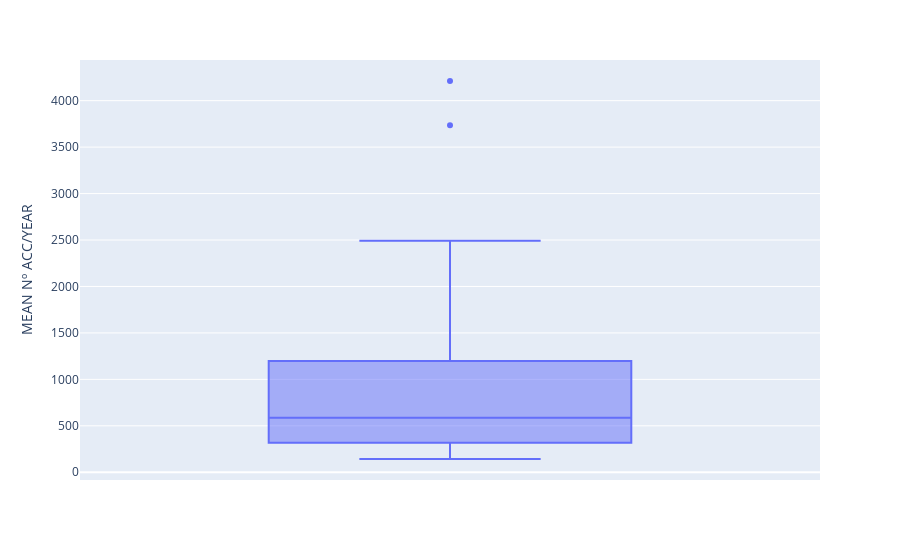

Notebook code for this chart:
### Code cell
fig = px.box(acc_BE_arr, y="MEAN Nº ACC/YEAR")
fig.show()

### Figure 1 — Plotly figure (JSON) as saved in the notebook; plotly's stock layout.template omitted (floating-point values rounded to 4 significant figures)
{"data": [{"alignmentgroup": "True", "hovertemplate": "MEAN Nº ACC/YEAR=%{y}<extra></extra>", "legendgroup": "", "marker": {"color": "#636efa"}, "name": "", "notched": false, "offsetgroup": "", "orientation": "v", "showlegend": false, "type": "box", "x0": " ", "xaxis": "x", "y": [3736.0, 4212.0, 988.3, 1432.0, 283.3, 609.5, 1273.0, 546.7, 248.2, 399.7, 432.8, 1552.0, 768.7, 581.7, 219.3, 331, 2014.0, 806.3, 170.7, 166.5, 230.8, 225, 142.8, 362.7, 951.7, 234.5, 976.8, 754, 422, 2492.0, 390, 1173.0, 1783, 1375.0, 1067, 1392.0, 156, 387.3, 1048.0, 585.7, 526.3], "y0": " ", "yaxis": "y"}], "layout": {"boxmode": "group", "legend": {"tracegroupgap": 0}, "margin": {"t": 60}, "xaxis": {"anchor": "y", "domain": [0, 1]}, "yaxis": {"anchor": "x", "domain": [0, 1], "title": {"text": "MEAN Nº ACC/YEAR"}}}}
